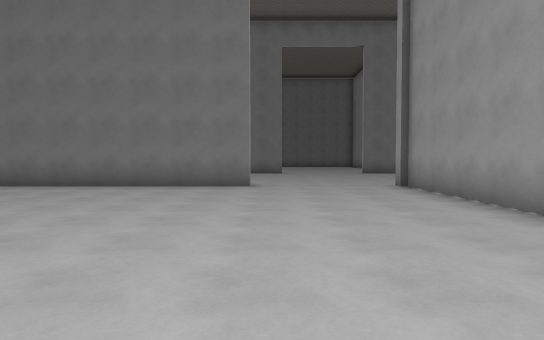
View 1 (above)

23 first-person views from a walk through a Godot game level. The camera is 1.4 m above the floor, tilts 2° down and sees 75° across. The floor is counted in squares, 2 m on a side. Each view is taken from the middle of a square. On the plan, view 1 faces up. The plan holds only what a view shows up to about 11 squares ahead; the rest is blank. The place goes on beyond the plan. Surface patterns are stand-ins for the level's own textures.

View 2
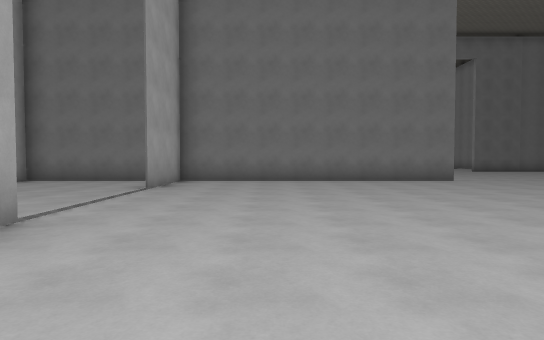

View 3
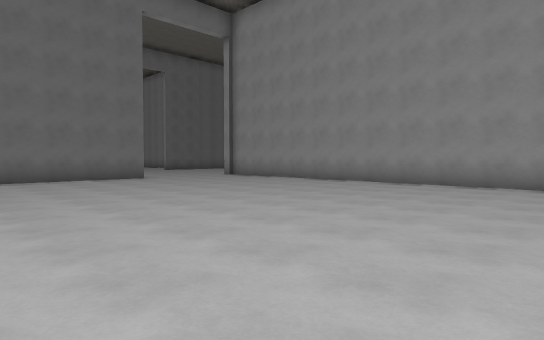

View 4
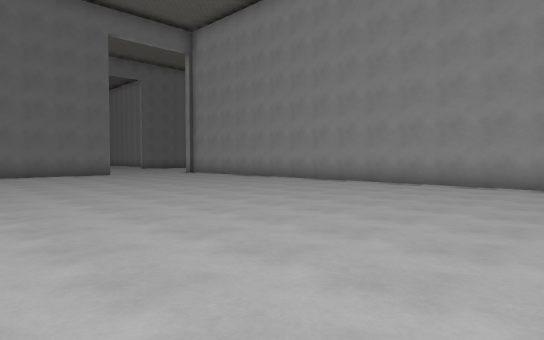

View 5
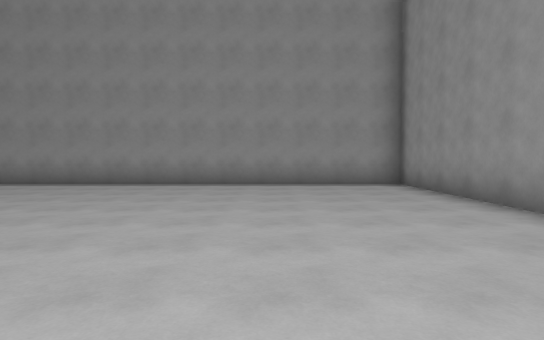

View 6
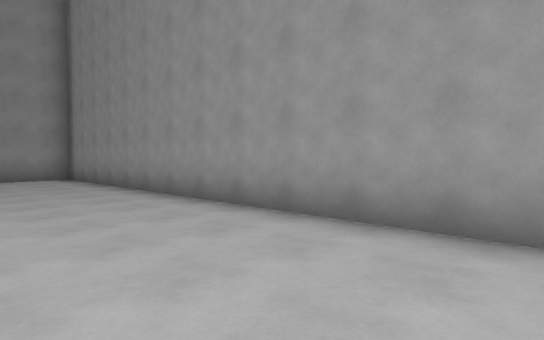

View 7
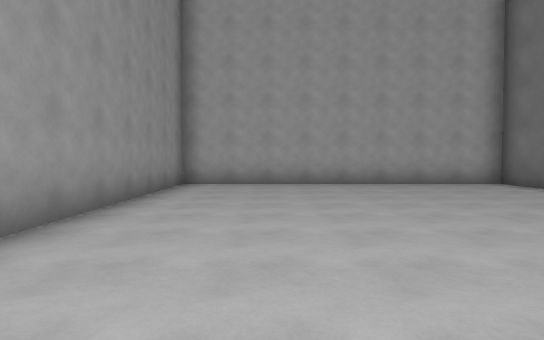

View 8
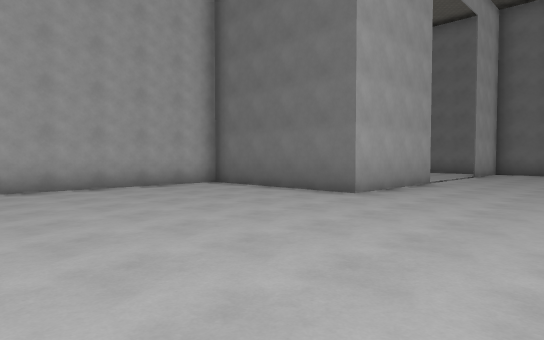

View 9
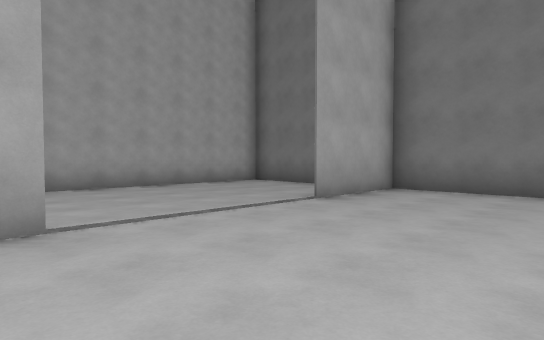

View 10
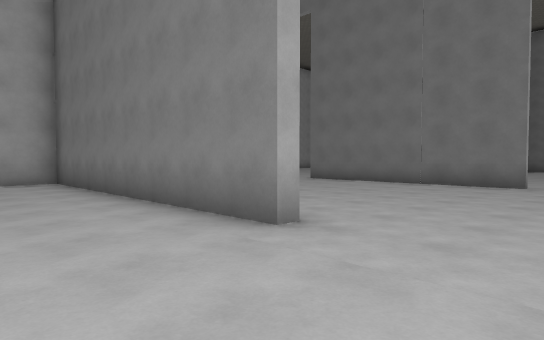

View 11
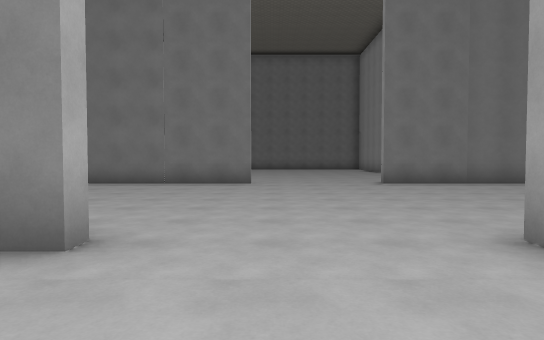

View 12
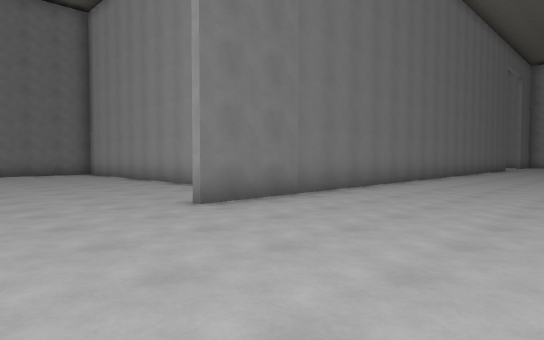

View 13
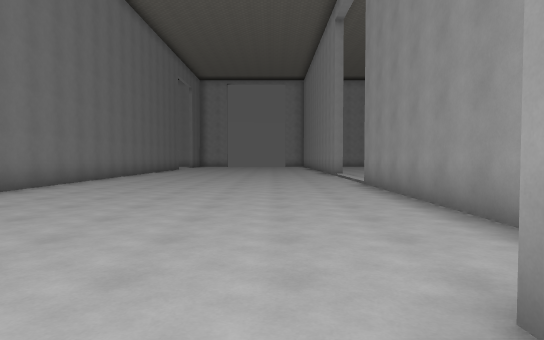

View 14
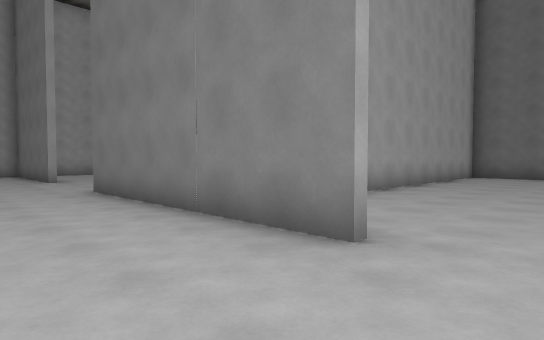

View 15
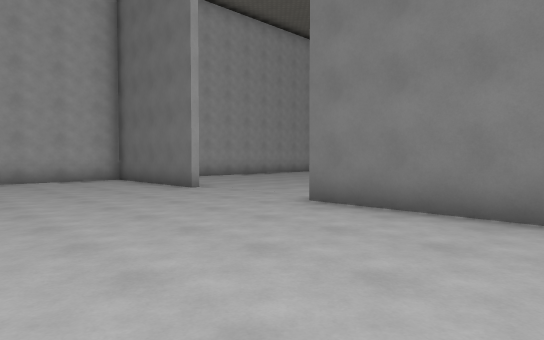

View 16
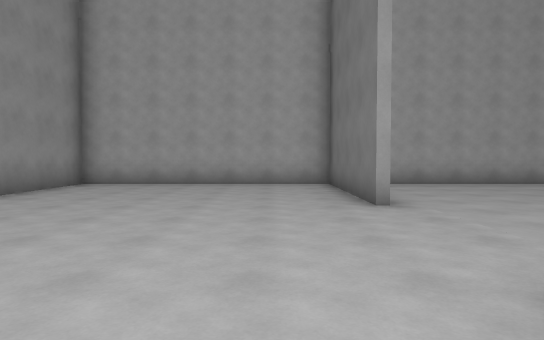

View 17
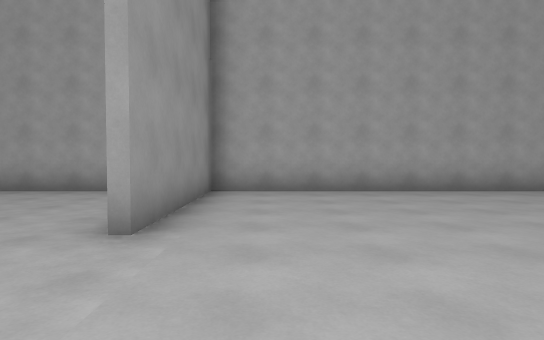

View 18
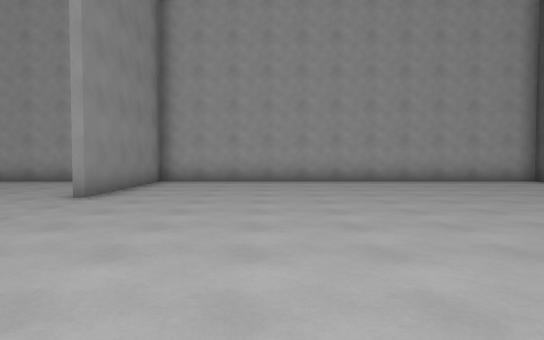

View 19
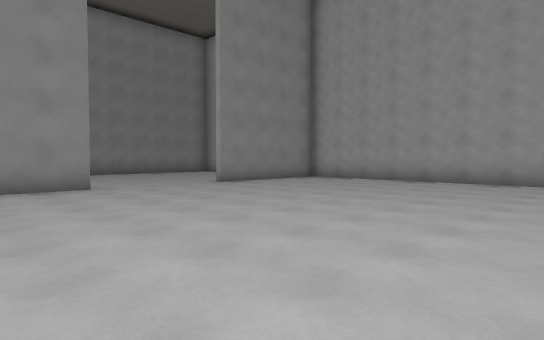

View 20
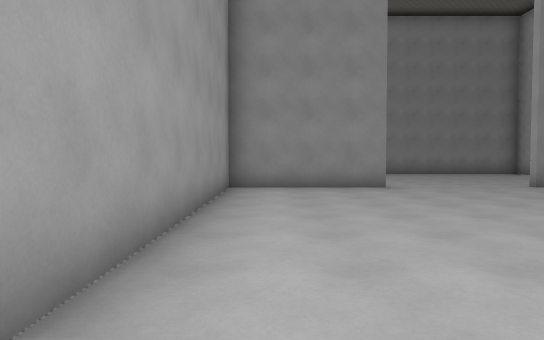

View 21
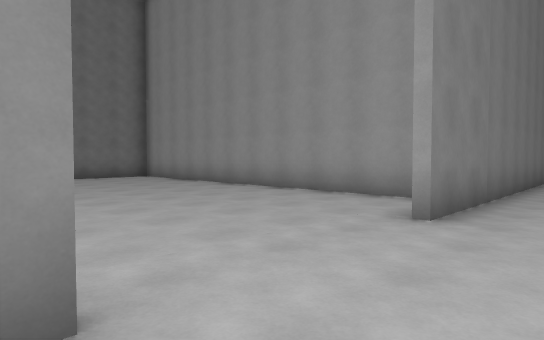

View 22
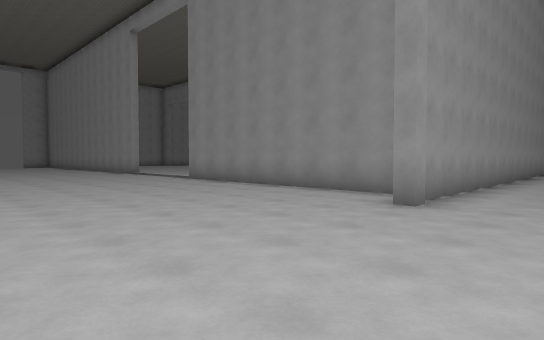

View 23
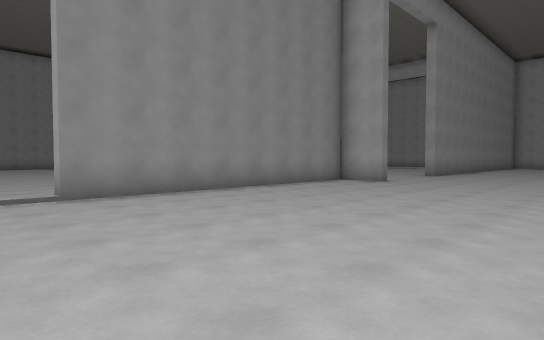

### Floor plan
Points are (right, up) in squares from view 1. A wall is a line through its corners. A room is listed if a view was taken in it or the views show most of it. See-through windows are left out.
Room 1 (views 1, 2, 3, 4, 5, 6, 7, 8, 9, 10, 11)
walls: (-8.7, 1.9) (-8.7, -1.9) (-13.4, -1.9) (-13.4, -10.4) (3.3, -10.4) (3.3, 8.6); (-9.7, 8.6) (-13.4, 8.6) (-13.4, 2.8); (-0.5, 9) (-0.5, 8.6) (-8.7, 8.6) (-8.7, 5.8)
ways out: opening at (1, 9.7) to room 2
Room 2 (views 12, 13, 14, 15, 16, 17, 18, 19, 20, 21, 22, 23)
walls: (0.5, 15.5) (-5.8, 15.5); (-5.7, 15.7) (-2, 15.7) (-2, 22.8); (6.1, 16.5) (6.1, 23.5); (3.5, 9) (3.5, 7.9); (3.1, 8.5) (3.1, 9); (-9.1, 15.5) (-13.4, 15.5); (3.9, 7.6) (11.4, 7.6) (11.4, 7.1); (-1.8, 24.5) (-1.8, 19.6); (-13.4, 15.7) (-9.1, 15.7); (13, 15.5) (3.9, 15.5); (-13.4, 24.5) (-13.4, 9) (-10.5, 9)
ways out: opening at (1, 9.7) to room 1; opening at (12.5, 7)

Where each view was taken, in squares from view 1:
view 1: 0 up, 0 right, facing up
view 2: 2 down, 6 left, facing up
view 3: 3 down, 6 left, facing up-right
view 4: 6 down, 6 left, facing up-right
view 5: 7 down, 6 left, facing right
view 6: 7 down, 9 left, facing down-right
view 7: 8 down, 4 left, facing left
view 8: 8 down, 5 left, facing up-left
view 9: 1 up, 5 left, facing up-left
view 10: 6 up, 2 right, facing up-left
view 11: 6 up, 1 right, facing up
view 12: 11 up, 1 right, facing up-right
view 13: 10 up, 2 right, facing right
view 14: 13 up, 2 right, facing up-left
view 15: 11 up, 2 left, facing up-left
view 16: 14 up, 4 left, facing left
view 17: 17 up, 6 left, facing left
view 18: 19 up, 3 left, facing left
view 19: 24 up, 3 left, facing down-left
view 20: 24 up, 3 left, facing down
view 21: 14 up, 0 right, facing up-right
view 22: 14 up, 1 right, facing down-right
view 23: 14 up, 13 right, facing down-left
